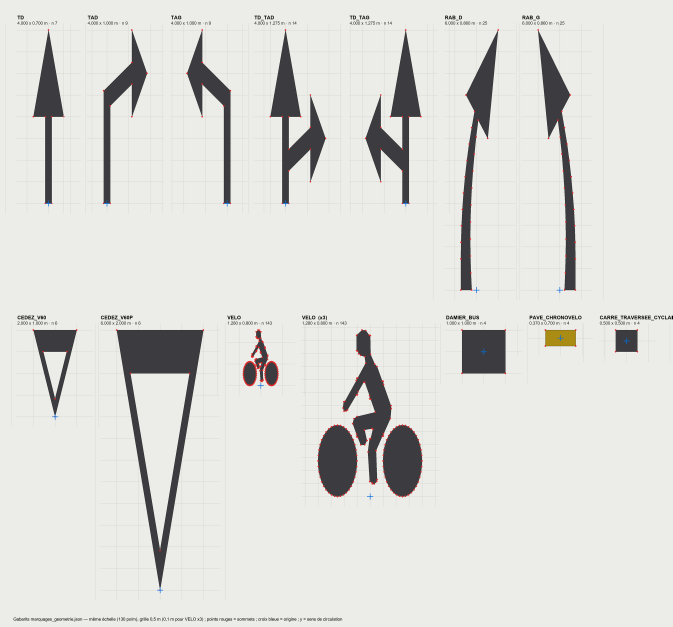
#> input picture recon/pcg/specs_outils/planche_gabarits_marquages.png, 2017 x 1880 px (shown at 1/3 size)
$ python vectoriser_velo.py planche_gabarits_marquages.png out.png 1.0
#> lines starting #> are read from the running program, lines starting #| are printed output that depends on the picture; after the words box and inside, x2 and y2 are one past the last pixel; in counts of white or black regions, pixels touching at a corner belong together
# -*- coding: utf-8 -*-
"""Vectorisation unique de la figurine velo IISR (annexe D1, image native 0,80 x 1,28 m, grille 0,10 m).
Marching squares (numpy) sur l'image dont les lignes de grille sont effacees, puis Douglas-Peucker.
Sortie : velo_vecteur.json (anneaux en metres, origine coin bas gauche de la boite, x vers la droite, y vers le haut de la figure)."""
import json, math, sys
import numpy as np
from PIL import Image

SRC = sys.argv[1]
OUT = sys.argv[2] if len(sys.argv) > 2 else 'velo_vecteur.json'
TOL = float(sys.argv[3]) if len(sys.argv) > 3 else 0.004   # m, Douglas-Peucker

im = np.asarray(Image.open(SRC).convert('L')).astype(float)
im = im[:720].copy()                         # sans la legende
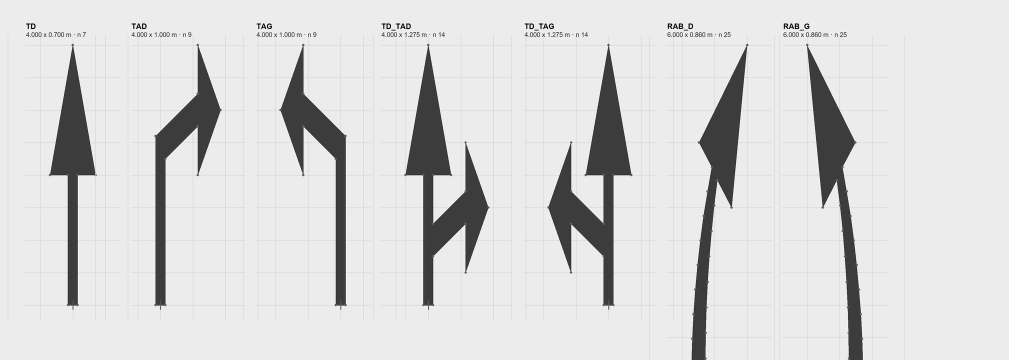
#> im: shape (720, 2017) float64 (shown at 1/2 size); min 0, max 255, mean 216.7
GX = [60, 112, 164, 216, 268, 320, 372, 424, 476]          # lignes de grille verticales (px)
GY = [46 + 49.154 * k for k in range(14)]                   # 13 cases de 0,10 m
# effacement des lignes de grille : max des voisins a +-3 px
for gx in GX:
    for x in range(gx - 1, gx + 2):
        im[:, x] = np.maximum(im[:, gx - 3], im[:, gx + 3])
#> im: shape (720, 2017) float64; 0.1% of pixels changed, all inside (x1, y1, x2, y2) = (59, 44, 426, 642)
for gy in GY:
    g = int(round(gy))
    for y in range(g - 1, g + 2):
        im[y, :] = np.maximum(im[g - 3, :], im[g + 3, :])
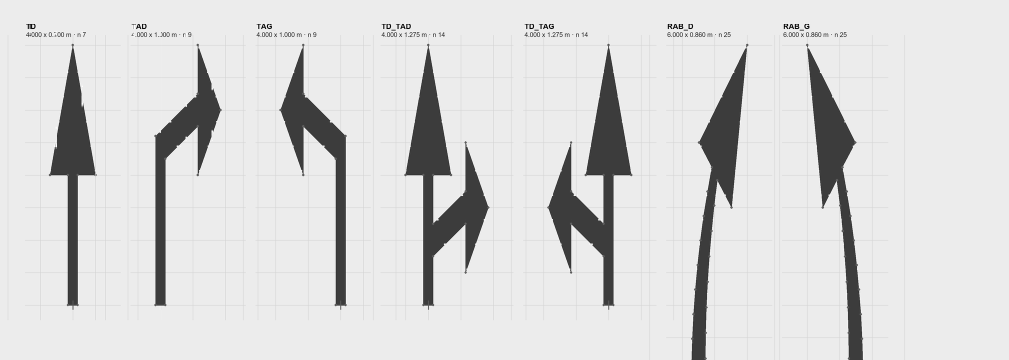
#> im: shape (720, 2017) float64 (shown at 1/2 size); min 0, max 255, mean 216.8
im[:, :GX[0] - 4] = 192; im[:, GX[-1] + 5:] = 192          # hors boite
#> after `im[:, :GX[0] - 4] = 192`:
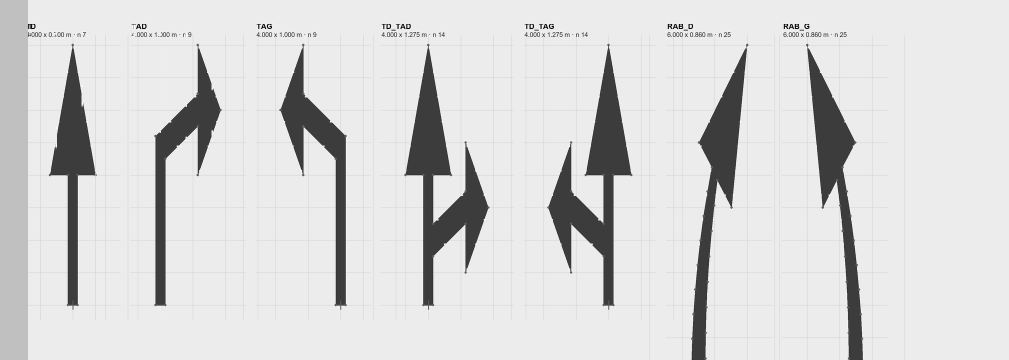
#> im: shape (720, 2017) float64 (shown at 1/2 size); 2.78% of pixels changed, all inside (x1, y1, x2, y2) = (0, 0, 56, 720)
#> after `im[:, GX[-1] + 5:] = 192`:
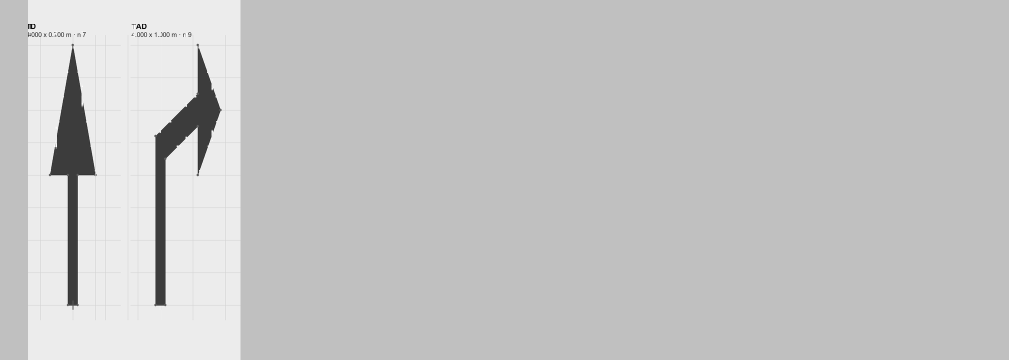
#> im: shape (720, 2017) float64 (shown at 1/2 size); min 0, max 255, mean 196.9
# lissage leger 3x3 pour stabiliser l'isovaleur
k = np.ones((3, 3)) / 9.0
p = np.pad(im, 1, mode='edge')
im = sum(p[i:i + im.shape[0], j:j + im.shape[1]] * k[i, j] for i in range(3) for j in range(3))
T = (192 + 255) / 2.0

# marching squares : segments entre points de passage identifies par arete
H, W = im.shape
#> H = 720; W = 2017
b = im > T
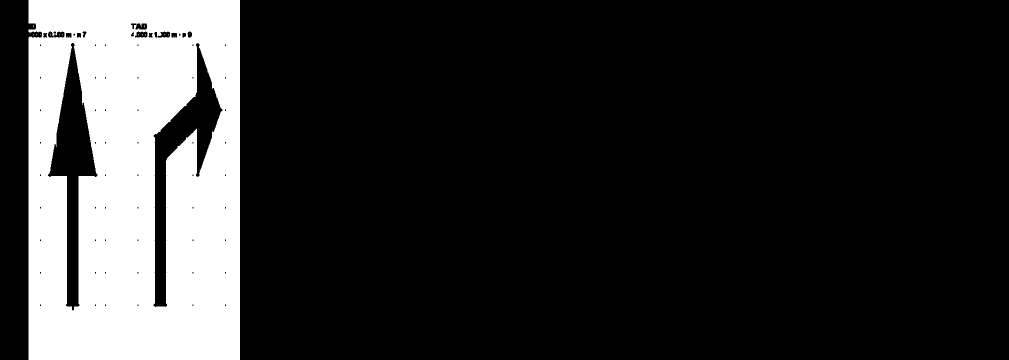
#> b: shape (720, 2017) bool (shown at 1/2 size); 18.2% white; 15 white regions (14 under 20 px), largest, box (x1, y1, x2, y2) and area: (57, 0, 480, 720) 264350
def pt(e):
    kind, i, j = e
    if kind == 'h':   # entre (i,j) et (i,j+1)
        a, c = im[i, j], im[i, j + 1]; t = (T - a) / (c - a); return (j + t, i)
    a, c = im[i, j], im[i + 1, j]; t = (T - a) / (c - a); return (j, i + t)
nxt = {}
for i in range(H - 1):
    for j in range(W - 1):
        c = (b[i, j] << 3) | (b[i, j + 1] << 2) | (b[i + 1, j + 1] << 1) | b[i + 1, j]
        if c in (0, 15): continue
        top, right, bot, left = ('h', i, j), ('v', i, j + 1), ('h', i + 1, j), ('v', i, j)
        # orientation : blanc a gauche du segment (contour exterieur CCW une fois y retourne)
        table = {1: [(left, bot)], 2: [(bot, right)], 3: [(left, right)], 4: [(right, top)],
                 5: [(left, top), (right, bot)], 6: [(bot, top)], 7: [(left, top)], 8: [(top, left)],
                 9: [(top, bot)], 10: [(top, right), (bot, left)], 11: [(top, right)], 12: [(right, left)],
                 13: [(right, bot)], 14: [(bot, left)]}
        for a, z in table[c]:
            nxt[a] = z
#> after the loop, nxt = 5966 items
loops = []
seen = set()
for s0 in list(nxt):
    if s0 in seen: continue
    L = []; e = s0
    while e not in seen and e in nxt:
        seen.add(e); L.append(pt(e)); e = nxt[e]
    if len(L) > 20: loops.append(np.array(L))
#> this loop made 5966 passes
#> s0 on passes 3 to 5: ('h', 2, 56), ('h', 1, 479), ('h', 3, 56)
# pixels -> metres (x : 52 px / 0,10 m depuis x=60 ; y : 49,154 px / 0,10 m depuis y=685,0)
def to_m(P): return np.c_[(P[:, 0] - 60.0) / 520.0, (GY[-1] - P[:, 1]) / 491.54]
def area(P): return 0.5 * np.sum(P[:, 0] * np.roll(P[:, 1], -1) - np.roll(P[:, 0], -1) * P[:, 1])
def dp(P, tol):
    if len(P) < 3: return P
    a, z = P[0], P[-1]; d = z - a; n = np.hypot(*d)
    dist = np.abs(np.cross(d, P - a)) / n if n > 0 else np.hypot(*(P - a).T)
    i = int(np.argmax(dist))
    if dist[i] > tol: return np.vstack([dp(P[:i + 1], tol)[:-1], dp(P[i:], tol)])
    return np.vstack([a, z])
def dp_ferme(P, tol):
    # coupe l'anneau aux deux points les plus eloignes
    i = 0; j = int(np.argmax(np.hypot(*(P - P[0]).T)))
    A = dp(np.vstack([P[i:j + 1]]), tol); B = dp(np.vstack([P[j:], P[:1]]), tol)
    return np.vstack([A[:-1], B[:-1]])
res = []
for P in loops:
    M = to_m(P)
    ar = area(M)
    if abs(ar) < 1e-4: continue
    S = dp_ferme(M, TOL)
    if area(S) < 0: S = S[::-1]  # CCW (exterieurs)
    res.append(dict(aire_m2=round(abs(ar), 4), n_brut=len(M), n=len(S),
                    bbox=[round(float(v), 3) for v in (S[:, 0].min(), S[:, 1].min(), S[:, 0].max(), S[:, 1].max())],
                    signe_brut=1 if ar > 0 else -1, anneau=[[round(float(x), 4), round(float(y), 4)] for x, y in S]))
#> this loop made 19 passes
res.sort(key=lambda r: -r['aire_m2'])
for r in res: print(r['aire_m2'], r['n_brut'], '->', r['n'], r['bbox'], 'signe', r['signe_brut'])
#> this loop made 18 passes
#| 0.075 1582 -> 2 [0.481, 0.146, 0.644, 1.219] signe 1
#| 0.0741 1314 -> 2 [0.162, 0.131, 0.165, 1.219] signe 1
#| 0.0011 130 -> 2 [0.075, 1.247, 0.132, 1.266] signe 1
#| 0.001 88 -> 2 [0.413, 1.278, 0.447, 1.299] signe 1
#| 0.001 90 -> 2 [0.415, 1.247, 0.451, 1.266] signe 1
#| 0.0009 92 -> 2 [0.49, 1.242, 0.515, 1.266] signe 1
#| 0.0004 48 -> 2 [0.138, 1.243, 0.158, 1.26] signe 1
#| 0.0004 48 -> 2 [0.544, 1.243, 0.564, 1.26] signe 1
#> (further printed lines are left out)
json.dump(res, open(OUT, 'w'), indent=0)
